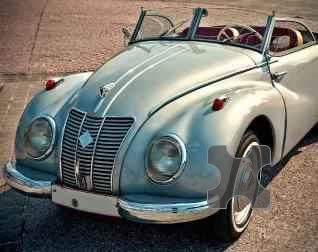
#> input picture samples/slide_bg.png, 318 x 252 px
$ python solve_local.py
#> lines starting #> are read from the running program, lines starting #| are printed output that depends on the picture
### basilisk/trail.py
from __future__ import annotations

import json
import math
import os
import random
import time
from typing import Dict, List, Optional, Tuple

SLIDER_START = 8

Sample = Dict[str, int]
Trail = List[Sample]

_TEMPLATE = json.load(open(os.path.join(os.path.dirname(__file__), "_icons_trail_template.json")))
#> (reads basilisk/_icons_trail_template.json from the repository)
_TPTS = _TEMPLATE["pts"]
_TCLICKS = [tuple(c) for c in _TEMPLATE["coords"]]

def _template_anchor_index(cx: int, cy: int) -> int:
    for i, (_, x, y) in enumerate(_TPTS):
        if x == cx and y == cy:
            return i
    return 0

_ANCHOR_IDX = [_template_anchor_index(*_TCLICKS[0]), _template_anchor_index(*_TCLICKS[1]),
               _template_anchor_index(*_TCLICKS[2]), len(_TPTS) - 1]
_ANCHOR_PT = [_TCLICKS[0], _TCLICKS[1], _TCLICKS[2], (_TPTS[-1][1], _TPTS[-1][2])]

def generate_slide_trail(
    target_x: int,
    start_x: int = SLIDER_START,
    rng: Optional[random.Random] = None,
    now_ms: Optional[int] = None,
) -> Tuple[Trail, Trail]:
    rng = rng or random
    target_x = int(round(target_x))
    distance = max(1, target_x - start_x)

    n = int(min(260, max(45, distance * 1.7)))
    t = int(now_ms if now_ms is not None else time.time() * 1000)

    trail_x: Trail = []
    trail_y: Trail = []
    y = 0.0
    for i in range(n + 1):
        p = i / n
        ease = 0.5 - 0.5 * math.cos(math.pi * p)
        x = start_x + distance * ease + rng.uniform(-0.6, 0.6)
        cx = max(start_x, min(target_x, int(round(x))))

        y += rng.uniform(-0.8, 1.0)
        y = max(-4.0, min(20.0, y))

        dt = rng.randint(3, 11)
        if rng.random() < 0.05:
            dt += rng.randint(12, 45)
        t += dt

        trail_x.append({"timestamp": t, "coord": cx})
        trail_y.append({"timestamp": t, "coord": int(round(y))})

    trail_x[-1]["coord"] = target_x
    return trail_x, trail_y

# [35 lines left out: function generate_icons_trail, not called in this run]

### basilisk/solver.py
from __future__ import annotations

import io
from dataclasses import dataclass
from typing import Optional, Tuple, Union

import numpy as np
from PIL import Image
from scipy.ndimage import sobel

PUZZLE_WIDTH = 64
CANVAS_WIDTH = 318
CANVAS_HEIGHT = 252

ImageLike = Union[Image.Image, str, bytes]

@dataclass
class SlideSolution:
    x: int
    confidence: float
    margin: float
    scores: np.ndarray

    def __int__(self) -> int:
        return self.x

def _as_image(src) -> Image.Image:
    if isinstance(src, Image.Image):
        return src
    if isinstance(src, (bytes, bytearray)):
        return Image.open(io.BytesIO(src))
    return Image.open(src)

def _sobel_mag(gray: np.ndarray) -> np.ndarray:
    gx = sobel(gray, axis=1, mode="reflect")
    gy = sobel(gray, axis=0, mode="reflect")
    return np.hypot(gx, gy)

def _ncc_1d(bg_edge: np.ndarray, template: np.ndarray, y0: int) -> np.ndarray:
    ph, pw = template.shape
    h, w = bg_edge.shape
    y1 = min(y0 + ph, h)
    template = template[: y1 - y0]
    t_c = template - template.mean()
    t_norm = np.sqrt((t_c ** 2).sum()) + 1e-9

    scores = np.full(w - pw + 1, -1.0)
    for x in range(scores.size):
        window = bg_edge[y0:y1, x:x + pw]
        w_c = window - window.mean()
        w_norm = np.sqrt((w_c ** 2).sum())
        if w_norm > 1e-6:
            scores[x] = float((w_c * t_c).sum() / (w_norm * t_norm))
    return scores

def solve_slide(background: ImageLike, slide: ImageLike, slide_y: int,
                x_range: Optional[Tuple[int, int]] = None) -> SlideSolution:
    bg = _as_image(background).convert("L")
    bg_edge = _sobel_mag(np.asarray(bg, dtype=np.float64))

    piece = _as_image(slide).convert("RGBA")
    if piece.size[0] != PUZZLE_WIDTH:
        piece = piece.resize((PUZZLE_WIDTH, piece.size[1]))
    alpha = np.asarray(piece, dtype=np.float64)[:, :, 3]

    template = _sobel_mag(alpha)
    template /= template.max() + 1e-9

    y0 = int(round(slide_y))
    scores = _ncc_1d(bg_edge, template, y0)

    search = scores.copy()
    if x_range is not None:
        lo, hi = x_range
        mask = np.ones_like(search, dtype=bool)
        mask[max(0, lo):min(search.size, hi + 1)] = False
        search[mask] = -1.0

    x = int(np.argmax(search))
    peak = float(scores[x])

    rivals = scores.copy()
    rivals[max(0, x - PUZZLE_WIDTH // 2):x + PUZZLE_WIDTH // 2 + 1] = -1.0
    margin = peak - float(rivals.max())

    return SlideSolution(x=x, confidence=peak, margin=margin, scores=scores)

### basilisk/icons.py
from __future__ import annotations

import io
from typing import Dict, List, Tuple

import numpy as np
from PIL import Image
from scipy.ndimage import sobel
from scipy.signal import fftconvolve

ImageLike = "Image.Image | str | bytes"

ICON_COLORS: Dict[str, Tuple[int, int, int]] = {
    "star": (0, 224, 255),
    "calendar": (102, 102, 255),
    "buy": (20, 255, 213),
}
_NAMES = ["star", "calendar", "buy"]

_COLOR_TOL = 110.0
_MAX_TOL = 90.0
_DISK_RADIUS = 26
_GLYPH_RADIUS = 40

def _disk(radius: int) -> np.ndarray:
    y, x = np.ogrid[-radius:radius + 1, -radius:radius + 1]
    d = (x * x + y * y <= radius * radius).astype(np.float64)
    return d / d.sum()

_DISK = _disk(_DISK_RADIUS)

def _as_image(src) -> Image.Image:
    if isinstance(src, Image.Image):
        return src
    if isinstance(src, (bytes, bytearray)):
        return Image.open(io.BytesIO(src))
    return Image.open(src)

# [34 lines left out: functions _feature_maps, _locate, not called in this run]

def locate_icon(image: ImageLike, name: str) -> Tuple[int, int, float]:
    return _locate(_feature_maps(_as_image(image).convert("RGB")), name)

def solve_icons(background: ImageLike, icons_order: List[str]) -> List[Dict[str, int]]:
    maps = _feature_maps(_as_image(background).convert("RGB"))
    return [{"x": x, "y": y} for x, y, _ in (_locate(maps, n) for n in icons_order)]

### examples/solve_local.py
import os
import sys

sys.path.insert(0, os.path.dirname(os.path.dirname(os.path.abspath(__file__))))

from basilisk import (solve_slide, solve_icons,
                      generate_slide_trail, generate_icons_trail)

SAMPLES = os.path.join(os.path.dirname(os.path.dirname(os.path.abspath(__file__))), "samples")

sol = solve_slide(os.path.join(SAMPLES, "slide_bg.png"),
                  os.path.join(SAMPLES, "slide_piece.png"), slide_y=145)
#> in _as_image, returned value is the input picture: PIL image 318x252 RGB; mean R, G, B 116.9, 115.5, 108.2
#> in solve_slide, `bg = _as_image(background).convert("L")`:
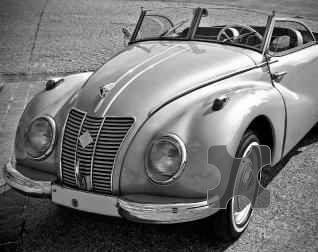
#> bg: PIL image 318x252 L; min 0, max 254, mean 115
#> call 2 of _as_image, with src = 'samples/slide_piece.png'
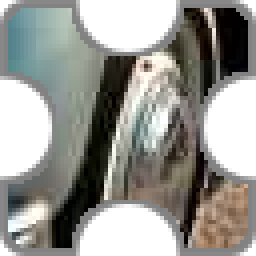
#> input picture samples/slide_piece.png, 64 x 64 px (shown 4 times larger)
#> in _as_image, returned value is the input picture: PIL image 64x64 RGBA; mean R, G, B, A 85, 84.9, 79.8, 183.4
#> in solve_slide, `alpha = np.asarray(piece, dtype=np.float64)[:, :, 3]`:
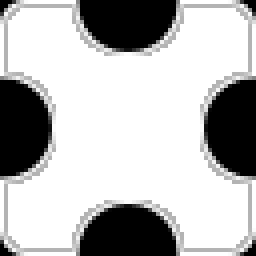
#> alpha: shape (64, 64) float64 (shown 4 times larger); min 0, max 255, mean 183.4
#> in _sobel_mag (call 2), `gy = sobel(gray, axis=0, mode="reflect")`:
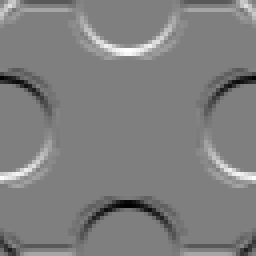
#> gy: shape (64, 64) float64 (shown 4 times larger); min -992, max 994, mean 0; drawn with min black and max white
#> in _sobel_mag (call 2), `return np.hypot(gx, gy)`:
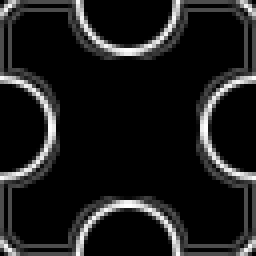
#> returned value: shape (64, 64) float64 (shown 4 times larger); min 0, max 995.5, mean 106.7; drawn with min black and max white
#> in _ncc_1d, `t_norm = np.sqrt((t_c ** 2).sum()) + 1e-9`: t_norm = 14.56
#> the loop in _ncc_1d, `for x in range(scores.size):` made 255 passes
#> w_norm on passes 1 to 3: 7297.6, 7358.6, 7419.5
#> pass 1, in _ncc_1d, `window = bg_edge[y0:y1, x:x + pw]`:
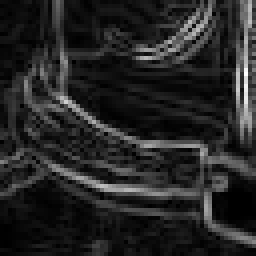
#> window: shape (64, 64) float64 (shown 4 times larger); min 0, max 770.7, mean 113.6; drawn with min black and max white
#> pass 2, in _ncc_1d, `window = bg_edge[y0:y1, x:x + pw]`:
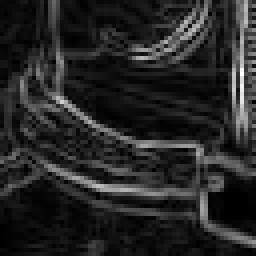
#> window: shape (64, 64) float64 (shown 4 times larger); min 0, max 770.7, mean 115.3; drawn with min black and max white
#> after the loop in _ncc_1d, `for x in range(scores.size):`: scores = 255 values, max 0.276 at index 208, min -0.0911 at index 36, mean 0.0181
#> in solve_slide, `search = scores.copy()`: search has the same summary as scores in _ncc_1d
#> in solve_slide, `x = int(np.argmax(search))`: x = 208
#> in solve_slide, `peak = float(scores[x])`: peak = 0.276
#> in solve_slide, `rivals = scores.copy()`: rivals has the same summary as scores in _ncc_1d
#> in solve_slide, `margin = peak - float(rivals.max())`: margin = 0.139
print(f"slide: gap x = {sol.x}  (confidence {sol.confidence:.2f}, margin {sol.margin:.2f})")
#| slide: gap x = 208  (confidence 0.28, margin 0.14)
sx, sy = generate_slide_trail(sol.x)
#> sx = 261 items; sy = 261 items
print(f"       slide trail: {len(sx)} points, {sx[0]['coord']} -> {sx[-1]['coord']}")
#|        slide trail: 261 points, 8 -> 208

order = ["star", "calendar", "buy"]
coords = solve_icons(os.path.join(SAMPLES, "icons_bg.png"), order)
#> (the run stopped early here; a loop or call above may not have finished)
